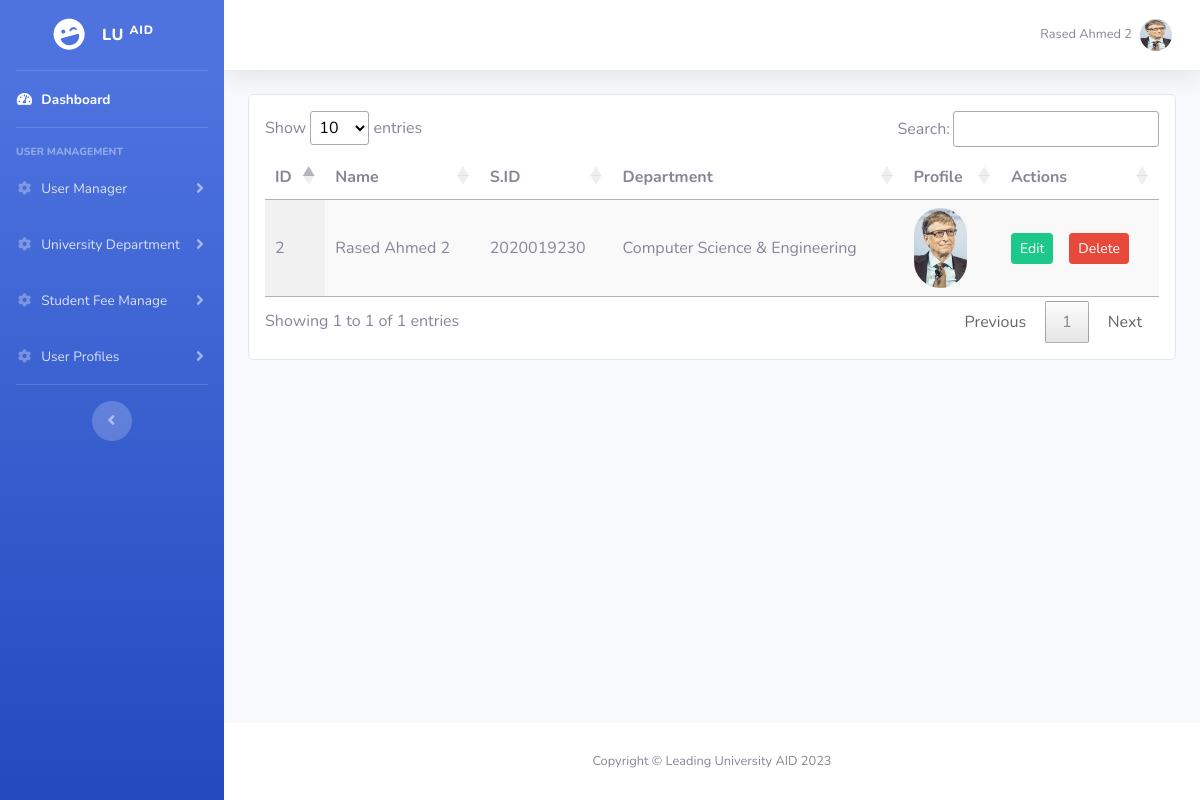
The app's page /lu-admin/users.php?source=all_users (signed in) with its own data.
### tables this page shows
CREATE TABLE `users` (
  `id` int NOT NULL,
  `name` varchar(200) NOT NULL,
  `email` varchar(100) NOT NULL,
  `phone` int NOT NULL,
  `st_id` int NOT NULL,
  `department` varchar(200) NOT NULL,
  `dob` date NOT NULL,
  `blood_group` varchar(255) NOT NULL,
  `password` varchar(100) NOT NULL,
  `profile` varchar(250) NOT NULL,
  `verification_code` varchar(255) NOT NULL,
  `is_verify` int NOT NULL DEFAULT '0',
  `user_role` varchar(255) NOT NULL DEFAULT 'student',
  `create_date` timestamp(6) NOT NULL DEFAULT CURRENT_TIMESTAMP(6) ON UPDATE CURRENT_TIMESTAMP(6)
);

CREATE TABLE `department` (
  `department_id` int NOT NULL,
  `department_name` varchar(255) NOT NULL,
  `head_name` varchar(255) NOT NULL,
  `head_email` varchar(255) NOT NULL,
  `head_phone` varchar(255) NOT NULL,
  `head_description` varchar(255) NOT NULL,
  `head_photo` varchar(255) NOT NULL,
  `date` datetime NOT NULL DEFAULT CURRENT_TIMESTAMP
);

### lu-admin/users_components/all_users.php (the view, shortened to what this page needs)
<div class="row">
    <div class="col-md-12">
        <div class="card mb-5" >
            <?php
            $query = "SELECT * FROM users";
            $query_fetch_users = mysqli_query($connection, $query);
            $total_users = mysqli_num_rows($query_fetch_users);
            if($total_users > 0){
                ?>
                <div class="table-responsive p-3">
                    <table id="example" class="display" style="width:100%!important">
                        <thead>
                        <tr>
                            <th class="ml-5">ID</th>
                            <th> Name </th>
                            <th> S.ID</th>
                            <th> Department</th>
                            <th> Profile</th>
                            <th>Actions</th>
                        </tr>
                        </thead>
                        <tbody>
                        <?php
                        while($row = mysqli_fetch_assoc($query_fetch_users)){
                            $user_id  = $row['id'];
                            $name  = $row['name'];
                            $st_id  = $row['st_id'];
                            $department = $row['department'];
                            $profile = $row['profile'];
                            ?>
                            <tr>
                                <td><?php echo $user_id ?> </td>
                                <td><?php echo $name ?></td>
                                <td><?php echo $st_id ?></td>
                                <td>
                                    <?php
                                    $query = "SELECT * FROM `department` WHERE department_id=$department";
                                    $query_fetch_users = mysqli_query($connection, $query);
                                    while($row = mysqli_fetch_assoc($query_fetch_users)) {
                                        $department_name = $row['department_name'];
                                        echo $department_name;
                                    }
                                    ?>
                                </td>
                                <td>
                                    <img src="../upload/<?php echo $profile ?>" class="img-fluid" style="height: 80px; border-radius: 50px; text-align: center"/>
                                </td>
                                <td>
                                    <div class="d-flex align-items-center">
                                        <a href="users.php?source=edit_users&user_id=<?php echo $user_id; ?>">
                                            <button type="submit" class="btn btn-success btn-sm btn-icon-text mr-3" name="update_btn">
                                                Edit
                                            </button>
                                        </a>
                                        <a href="users.php?source=delete_user&user_id=<?php echo $user_id; ?>">
                                            <button type="submit" class="btn btn-danger btn-sm btn-icon-text" name="delete_btn">
                                                Delete
                                            </button>
                                        </a>
                                    </div>
                                </td>
                            </tr>
                        <?php } ?>
                        </tbody>
                    </table>
                </div>
                <?php
            }
            ?>
        </div>
    </div>
</div>

### records on screen
users: id "2", name "Rased Ahmed 2", st "2020019230", profile (picture)
department: department_name "Computer Science & Engineering"

### other values on screen
$_SESSION['name'] "Rased Ahmed 2"
